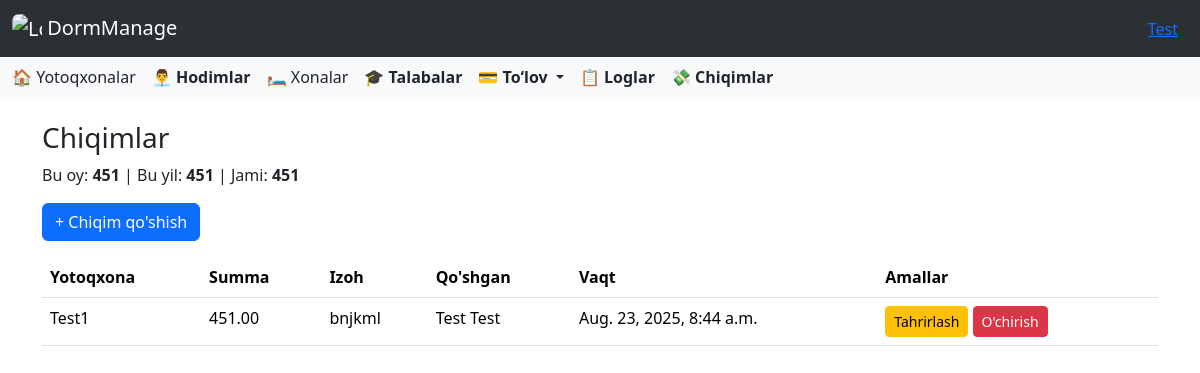
Page /expenses/ (signed in) on the committed database.
### accounts/models.py (models this page shows, shortened)
class CustomUser(AbstractUser):
    ROLE_CHOICES = [
        ('director', 'Direktor'),
        ('employee', 'Xodim'),
    ]
    role = models.CharField(
        max_length=10,
        choices=ROLE_CHOICES,
        default='other',
        verbose_name='Lavozim'
    )
    work_start = models.TimeField(
        verbose_name='Ish boshlanish vaqti',
        null=True,
        blank=True
    )
    work_end = models.TimeField(
        verbose_name='Ish tugash vaqti',
        null=True,
        blank=True
    )
    phone_number = models.CharField(
        max_length=20,
        blank=True,
        verbose_name='Telefon raqami'
    )
    hire_date = models.CharField(
        max_length=10,
        null=True,
        blank=True,
        verbose_name='Ishga qabul qilingan sana'
    )
    photo = models.ImageField(
        upload_to=staff_photo_upload_path,
        blank=False,
        null=False,
        verbose_name='Hodim surati'
    )
    salary = models.PositiveIntegerField(
        verbose_name='Maosh',
        null=True,
        blank=True,
        help_text="Hodimning maoshi (so'mda)"
    )
    is_in_dormitory = models.BooleanField(default=False)

### expense/models.py (models this page shows, shortened)
class Expense(models.Model):
    dormitory = models.ForeignKey(
        Dormitory,
        on_delete=models.CASCADE,
        related_name="expenses"
    )
    amount = models.DecimalField(max_digits=12, decimal_places=2)
    note = models.TextField()
    created_by = models.ForeignKey(
        settings.AUTH_USER_MODEL,
        on_delete=models.SET_NULL,  # employee o‘chirilsa, chiqim qoladi
        null=True,
        blank=True,
        related_name="expenses"
    )
    created_at = models.DateTimeField(auto_now_add=True)

### dormitory/models.py (models this page shows, shortened)
class Dormitory(models.Model):
    director = models.ForeignKey(Director, on_delete=models.CASCADE, related_name='dormitories')
    name = models.CharField(max_length=300, blank=False)
    address = models.CharField(max_length=300, blank=False)
    monthly_payment = models.PositiveIntegerField(default=0, verbose_name="Oylik to‘lov miqdori (so'm)")
    default_monthly_payment = models.PositiveIntegerField(
        default=1,
        help_text="Shartnomaga asosan boshlang‘ich oylik to‘lov (so‘mda)"
    )
    last_update_time = models.DateTimeField(blank=True, null=True)

### expense/views.py (the view)
# urls.py: path("", ExpenseListView.as_view(), name="expense_list"),
class ExpenseListView(LoginRequiredMixin, ListView):
    model = Expense
    template_name = "expenses/expense_list.html"
    context_object_name = "expenses"
    def get_queryset(self):
        return Expense.objects.all().order_by("-created_at")
    def get_context_data(self, **kwargs):
        context = super().get_context_data(**kwargs)
        qs = self.get_queryset()
        now = timezone.now()
        context["monthly_total"] = qs.filter(
            created_at__year=now.year,
            created_at__month=now.month
        ).aggregate(total=Sum("amount"))["total"] or 0
        context["yearly_total"] = qs.filter(
            created_at__year=now.year
        ).aggregate(total=Sum("amount"))["total"] or 0
        context["dormitories"] = Dormitory.objects.all()
        context["all_total"] = qs.aggregate(total=Sum("amount"))["total"] or 0
        return context

### templates/expenses/expense_list.html (shortened to what this page needs)
{% extends 'base.html' %}
{% load static %}
{% block content %}
<div class="container mt-4">
    <h3>Chiqimlar</h3>
    <div class="mb-3">
        <span>Bu oy: <b>{{ monthly_total }}</b></span> |
        <span>Bu yil: <b>{{ yearly_total }}</b></span> |
        <span>Jami: <b>{{ all_total }}</b></span>
    </div>
        <button class="btn btn-primary" data-bs-toggle="modal" data-bs-target="#createExpenseModal">
            + Chiqim qo'shish
        </button>
    <table class="table mt-3">
        <thead>
            <tr>
                <th>Yotoqxona</th>
                <th>Summa</th>
                <th>Izoh</th>
                <th>Qo'shgan</th>
                <th>Vaqt</th>
                {% if user.role == "director" %}
                    <th>Amallar</th>
                {% endif %}
            </tr>
        </thead>
        <tbody>
            {% for expense in expenses %}
            <tr>
                <td>{{ expense.dormitory.name }}</td>
                <td>{{ expense.amount }}</td>
                <td>{{ expense.note }}</td>
                <td>{{ expense.created_by.get_full_name }}</td>
                <td>{{ expense.created_at }}</td>
                {% if user.role == "director" %}
                <td>
                    <button class="btn btn-sm btn-warning" data-bs-toggle="modal" data-bs-target="#updateExpenseModal{{ expense.id }}">Tahrirlash</button>
                    <button class="btn btn-sm btn-danger" data-bs-toggle="modal" data-bs-target="#deleteExpenseModal{{ expense.id }}">O'chirish</button>
                </td>
                {% endif %}
            </tr>
            {% endfor %}
        </tbody>
    </table>
</div>
{% endblock %}

### templates/base.html (shortened to what this page needs)
<!DOCTYPE html>
<html lang="en">
<head>
    <link href="https://cdn.jsdelivr.net/npm/bootstrap@5.3.5/dist/css/bootstrap.min.css" rel="stylesheet">
    <link rel="stylesheet" href="https://cdnjs.cloudflare.com/ajax/libs/font-awesome/6.0.0/css/all.min.css">
    <link rel="stylesheet" href="https://cdn.jsdelivr.net/npm/bootstrap-icons@1.10.5/font/bootstrap-icons.css">
    <link href="https://cdn.jsdelivr.net/npm/select2@4.1.0-rc.0/dist/css/select2.min.css" rel="stylesheet" />
</head>
<body>
<nav class="navbar bg-body-tertiary" data-bs-theme="dark">
  <div class="container-fluid">
    <a class="navbar-brand" href="{% url 'dashboard' %}">
      <img src="/media/images/icon.png" alt="Logo" style="width:30px; height:30px; border-radius:7px" class="d-inline-block align-text-top">
      DormManage
    </a>
    <div class="ms-auto" style="margin: 0 10px;">
      <a href="#" class="text-primary text-decoration-underline" data-bs-toggle="modal" data-bs-target="#userInfoModal">
        {{ user.first_name }}
      </a>
    </div>
  </div>
</nav>
<nav class="navbar bg-body-tertiary">
  <div class="container-fluid">
    <div class="d-none d-lg-flex gap-3 align-items-center">
  {% if user.role == 'director' %}
  <a class="nav-link" href="{% url 'dormitories' %}">🏠 Yotoqxonalar</a>
  <a class="nav-link" href="{% url 'employees' %}"><strong>👨‍💼 Hodimlar</strong></a>
  {% endif %}
  <a class="nav-link" href="{% url 'rooms' %}">🛏️ Xonalar</a>
  <a class="nav-link" href="{% url 'students' %}"><strong>🎓 Talabalar</strong></a>
  <div class="nav-item dropdown">
    <a class="nav-link dropdown-toggle" href="#" role="button" data-bs-toggle="dropdown" aria-expanded="false">
      <strong>💳 To‘lov</strong>
    </a>
  </div>
  <a class="nav-link" href="{% url 'logs' %}"><strong>📋 Loglar</strong></a>
  <a class="nav-link" href="{% url 'expense_list' %}"><strong>💸 Chiqimlar</strong></a>
</div>
  </div>
</nav>
{% block content %}
{% endblock %}
</body>
</html>

### rows in the picture
CustomUser: first_name "Test"
Expense: dormitory.name "Test1", amount "451.00", note "bnjkml", created_by.get_full_name "Test Test", created_at "Aug. 23, 2025, 8:44 a.m."

### other values in the picture
{{ monthly_total }} "451"
{{ yearly_total }} "451"
{{ all_total }} "451"
